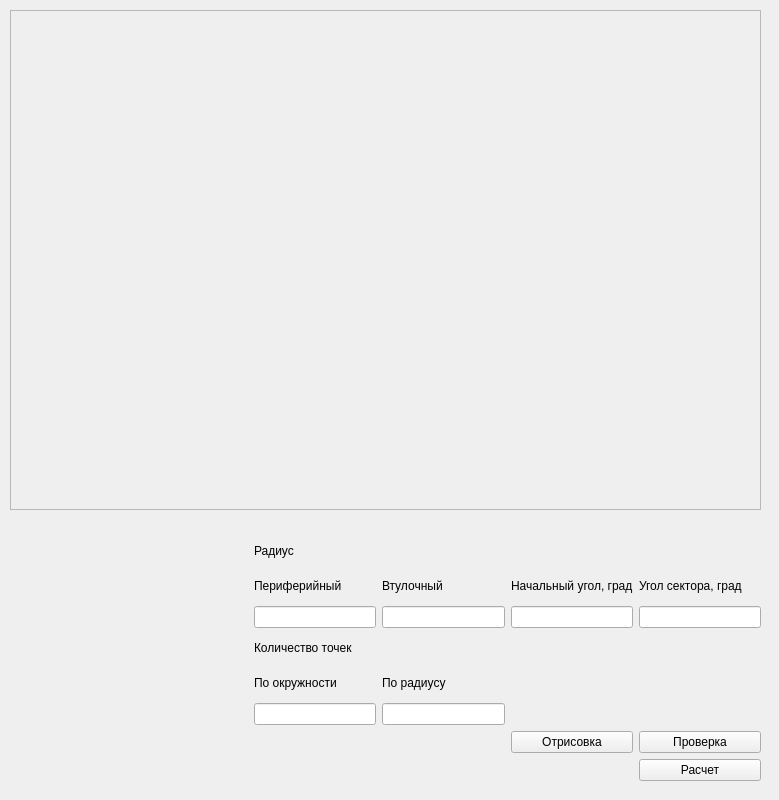
<?xml version="1.0" encoding="UTF-8"?>
<ui version="4.0">
 <class>Form</class>
 <widget class="QWidget" name="Form">
  <property name="geometry">
   <rect>
    <x>0</x>
    <y>0</y>
    <width>779</width>
    <height>800</height>
   </rect>
  </property>
  <property name="minimumSize">
   <size>
    <width>779</width>
    <height>800</height>
   </size>
  </property>
  <property name="maximumSize">
   <size>
    <width>779</width>
    <height>800</height>
   </size>
  </property>
  <property name="windowTitle">
   <string>Form</string>
  </property>
  <widget class="QWidget" name="gridLayoutWidget">
   <property name="geometry">
    <rect>
     <x>10</x>
     <y>10</y>
     <width>751</width>
     <height>771</height>
    </rect>
   </property>
   <layout class="QGridLayout" name="gridLayout" rowstretch="0,0">
    <property name="sizeConstraint">
     <enum>QLayout::SetMinAndMaxSize</enum>
    </property>
    <item row="1" column="0">
     <layout class="QGridLayout" name="gridLayout_2">
      <item row="4" column="2" colspan="2">
       <widget class="QLabel" name="label_10">
        <property name="text">
         <string>Количество точек</string>
        </property>
       </widget>
      </item>
      <item row="8" column="5">
       <widget class="QPushButton" name="btn_check">
        <property name="text">
         <string>Проверка</string>
        </property>
       </widget>
      </item>
      <item row="8" column="4">
       <widget class="QPushButton" name="btn_draw">
        <property name="text">
         <string>Отрисовка</string>
        </property>
       </widget>
      </item>
      <item row="0" column="2">
       <spacer name="horizontalSpacer">
        <property name="orientation">
         <enum>Qt::Horizontal</enum>
        </property>
        <property name="sizeHint" stdset="0">
         <size>
          <width>40</width>
          <height>20</height>
         </size>
        </property>
       </spacer>
      </item>
      <item row="0" column="4">
       <spacer name="horizontalSpacer_4">
        <property name="orientation">
         <enum>Qt::Horizontal</enum>
        </property>
        <property name="sizeHint" stdset="0">
         <size>
          <width>40</width>
          <height>20</height>
         </size>
        </property>
       </spacer>
      </item>
      <item row="7" column="2">
       <widget class="QLineEdit" name="numPtsTheta"/>
      </item>
      <item row="2" column="3">
       <widget class="QLabel" name="label_6">
        <property name="text">
         <string>Втулочный</string>
        </property>
       </widget>
      </item>
      <item row="1" column="2" colspan="2">
       <widget class="QLabel" name="label_9">
        <property name="text">
         <string>Радиус</string>
        </property>
       </widget>
      </item>
      <item row="0" column="5">
       <spacer name="horizontalSpacer_3">
        <property name="orientation">
         <enum>Qt::Horizontal</enum>
        </property>
        <property name="sizeHint" stdset="0">
         <size>
          <width>40</width>
          <height>20</height>
         </size>
        </property>
       </spacer>
      </item>
      <item row="5" column="3">
       <widget class="QLabel" name="label_8">
        <property name="text">
         <string>По радиусу</string>
        </property>
       </widget>
      </item>
      <item row="3" column="3">
       <widget class="QLineEdit" name="hubRadius"/>
      </item>
      <item row="3" column="2">
       <widget class="QLineEdit" name="shrRadius"/>
      </item>
      <item row="5" column="2">
       <widget class="QLabel" name="label_7">
        <property name="text">
         <string>По окружности</string>
        </property>
       </widget>
      </item>
      <item row="7" column="3">
       <widget class="QLineEdit" name="numPtsRadius"/>
      </item>
      <item row="9" column="5">
       <widget class="QPushButton" name="btn_calc">
        <property name="text">
         <string>Расчет</string>
        </property>
       </widget>
      </item>
      <item row="2" column="2">
       <widget class="QLabel" name="label_5">
        <property name="text">
         <string>Периферийный</string>
        </property>
       </widget>
      </item>
      <item row="0" column="3">
       <spacer name="horizontalSpacer_5">
        <property name="orientation">
         <enum>Qt::Horizontal</enum>
        </property>
        <property name="sizeHint" stdset="0">
         <size>
          <width>40</width>
          <height>20</height>
         </size>
        </property>
       </spacer>
      </item>
      <item row="0" column="1">
       <spacer name="horizontalSpacer_2">
        <property name="orientation">
         <enum>Qt::Horizontal</enum>
        </property>
        <property name="sizeHint" stdset="0">
         <size>
          <width>40</width>
          <height>20</height>
         </size>
        </property>
       </spacer>
      </item>
      <item row="0" column="0">
       <spacer name="horizontalSpacer_6">
        <property name="orientation">
         <enum>Qt::Horizontal</enum>
        </property>
        <property name="sizeHint" stdset="0">
         <size>
          <width>40</width>
          <height>20</height>
         </size>
        </property>
       </spacer>
      </item>
      <item row="2" column="4">
       <widget class="QLabel" name="label">
        <property name="text">
         <string>Начальный угол, град</string>
        </property>
       </widget>
      </item>
      <item row="2" column="5">
       <widget class="QLabel" name="label_2">
        <property name="text">
         <string>Угол сектора, град</string>
        </property>
       </widget>
      </item>
      <item row="3" column="4">
       <widget class="QLineEdit" name="startAngle"/>
      </item>
      <item row="3" column="5">
       <widget class="QLineEdit" name="sectorAngle"/>
      </item>
     </layout>
    </item>
    <item row="0" column="0">
     <widget class="QFrame" name="frame">
      <property name="minimumSize">
       <size>
        <width>0</width>
        <height>500</height>
       </size>
      </property>
      <property name="maximumSize">
       <size>
        <width>16777215</width>
        <height>500</height>
       </size>
      </property>
      <property name="frameShape">
       <enum>QFrame::StyledPanel</enum>
      </property>
      <property name="frameShadow">
       <enum>QFrame::Raised</enum>
      </property>
     </widget>
    </item>
   </layout>
  </widget>
 </widget>
 <resources/>
 <connections/>
</ui>
